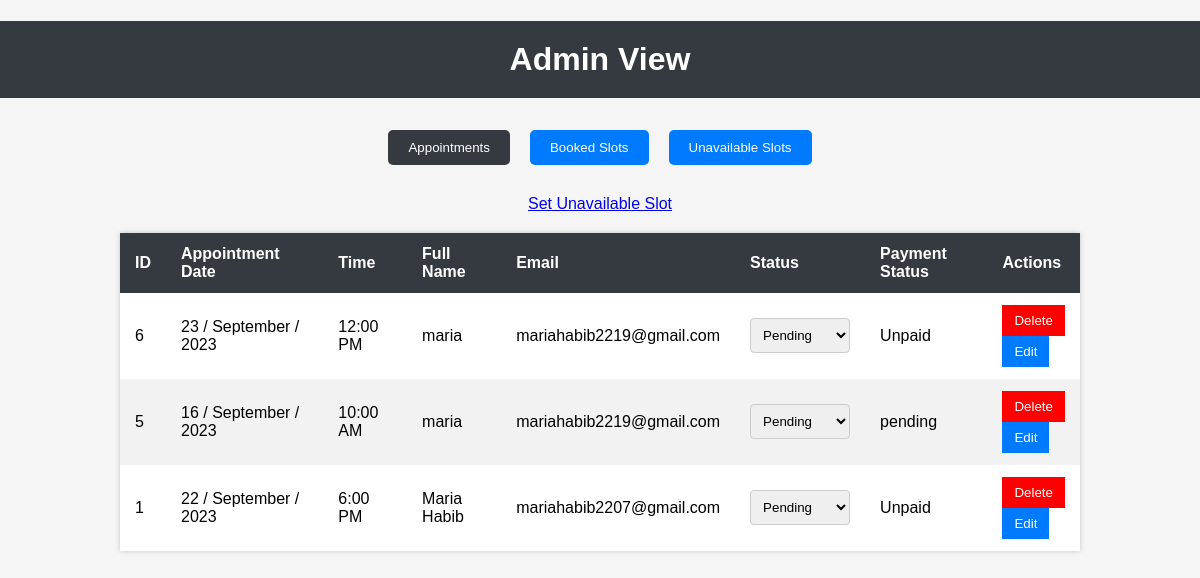
/admin_view (signed in), run on the app's committed database.
### app.py (models this page shows)
class Appointment(db.Model):
    id = db.Column(db.Integer, primary_key=True)
    full_name = db.Column(db.String)
    email = db.Column(db.String)
    phone = db.Column(db.String)
    status = db.Column(db.String)
    payment_status = db.Column(db.String)
    date = db.Column(db.String)
    start_time = db.Column(db.String)  # Change the type to String
    end_time = db.Column(db.String)

### app.py (the view, shortened to what this page needs)
@app.route('/admin_view', methods=['GET', 'POST'])
def admin_view():
    if 'admin_authenticated' not in session or not session['admin_authenticated']:
        return redirect(url_for('login'))
    appointments = Appointment.query.all()
    booked_slots = db.session.query(BookedSlot, Appointment).join(Appointment).all()
    availability_slots = [slot for slot, _ in booked_slots if slot.status == "Unavailable"]
    appointments = sorted(appointments, key=lambda x: x.id, reverse=True)
    booked_slots = sorted(booked_slots, key=lambda x: x[0].id, reverse=True)
    availability_slots = sorted(availability_slots, key=lambda x: x.id, reverse=True)
    return render_template('admin_view.html', appointments=appointments , booked_slots= booked_slots ,availability_slots=availability_slots )

### templates/admin_view.html (shortened to what this page needs)
<!DOCTYPE html>
<html>
<head>
</head>
<body>
    <h1>Admin View</h1>
    <div class="tab-container">
        <button class="tab-button active" onclick="showTab('appointments')">Appointments</button>
        <button class="tab-button" onclick="showTab('bookedSlots')">Booked Slots</button>
        <button class="tab-button" onclick="showTab('unavailableSlots')">Unavailable Slots</button>
    </div>
    <a href="{{ url_for('add_unavailable') }}">Set Unavailable Slot</a>
    <div class="tab-content active" id="appointmentsTab">
        <table>
            <thead>
                <tr>
                    <th>ID</th>
                    <th>Appointment Date</th>
                    <th>Time</th>
                    <th>Full Name</th>
                    <th>Email</th>
                    <th>Status</th>
                    <th>Payment Status</th>
                    <th>Actions</th>
                </tr>
            </thead>
            <tbody>
                {% for appointment in appointments if appointment.email %}
                <tr>
                    <td>{{ appointment.id }}</td>
                    <td>{{ appointment.date}}</td>
                    <td id="date-cells">{{ appointment.start_time }}</td>
                    <td>{{ appointment.full_name }}</td>
                    <td>{{ appointment.email }}</td>
                    <td>
                        <select name="appointment_status">
                            <option value="pending" {% if appointment.status=='pending' %}selected{% endif %}>Pending
                            </option>
                        </select>
                    </td>
                    <td>{{ appointment.payment_status }}</td>
                    <td>
                        <form method="POST" action="{{ url_for('admin_view') }}">
                            <button type="submit" id="delete_button" name="action" value="delete"
                                class="delete_button">Delete</button>
                        </form>
                        <form method="GET" action="{{ url_for('edit_appointment', appointment_id=appointment.id) }}">
                            <button type="submit">Edit</button>
                        </form>
                    </td>
                </tr>
                {% endfor %}
            </tbody>
        </table>
    </div>
</body>
</html>

### templates/admin_view.html (style rules this page uses)
body { font-family: Arial, sans-serif; margin: 0; padding: 0; background-color: #f5f5f5; }
h1 { text-align: center; padding: 20px; background-color: #343a40; color: #fff; }
table { margin: 20px auto; border-collapse: collapse; width: 80%; background-color: #fff; box-shadow: 0px 0px 5px 0px rgba(0, 0, 0, 0.2); }
th, td { padding: 12px 15px; text-align: left; }
th { background-color: #343a40; color: #fff; }
tr:nth-child(even) { background-color: #f2f2f2; }
select { padding: 8px; border: 1px solid #ccc; border-radius: 4px; }
button { padding: 8px 12px; border: none; background-color: #007bff; color: #fff; cursor: pointer; }
.delete_button { background-color: red !important; }
a { display: block; text-align: center; margin-top: 20px; }
.tab-container { display: flex; justify-content: center; }
.tab-button { padding: 10px 20px; margin: 10px; border: none; background-color: #007bff; color: #fff; cursor: pointer; border-radius: 5px; }
.tab-button.active { background-color: #343a40; }
.tab-content { display: none; }
.tab-content.active { display: block; }

### data on the page
Appointment: id "6", date "23 / September / 2023", start_time "12:00 PM", full_name "maria", email "mariahabib2219@gmail.com", payment_status "Unpaid"
Appointment: id "5", date "16 / September / 2023", start_time "10:00 AM", full_name "maria", email "mariahabib2219@gmail.com", appointment_status "Pending", payment_status "pending"
Appointment: id "1", date "22 / September / 2023", start_time "6:00 PM", full_name "Maria Habib", email "mariahabib2207@gmail.com", payment_status "Unpaid"
